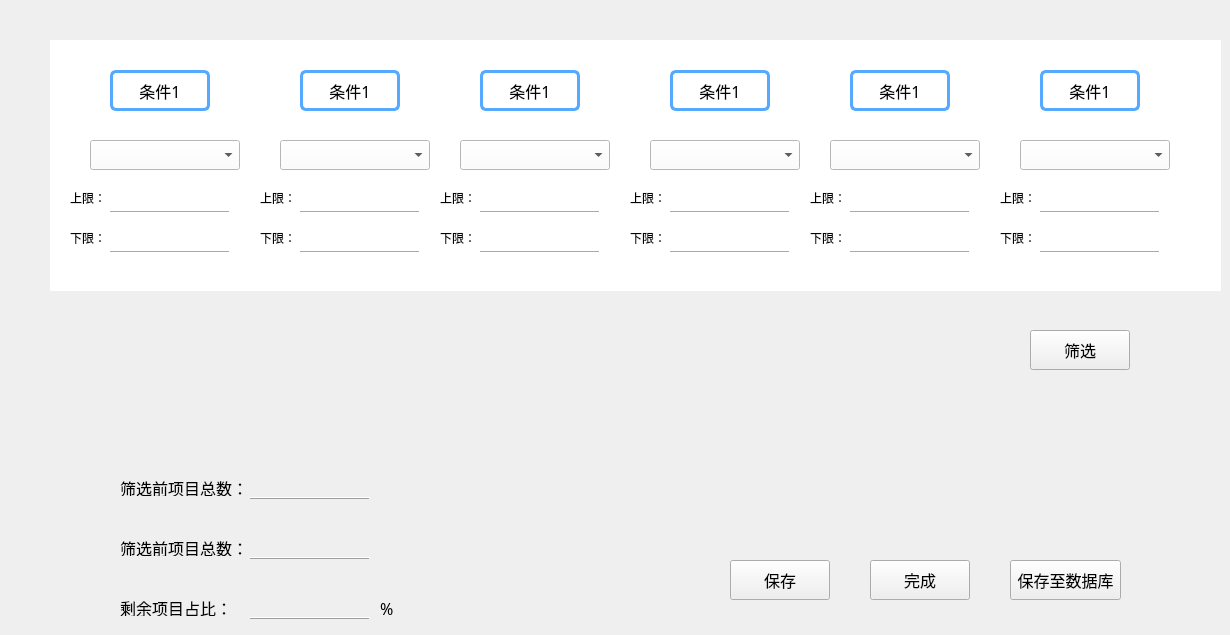
   <widget class="QWidget" name="tab_3">
    <attribute name="title">
     <string>数据筛选</string>
    </attribute>
    <widget class="QWidget" name="widget_9" native="true">
     <property name="geometry">
      <rect>
       <x>50</x>
       <y>40</y>
       <width>1171</width>
       <height>251</height>
      </rect>
     </property>
     <property name="styleSheet">
      <string notr="true">background-color: rgb(255, 255, 255);</string>
     </property>
     <widget class="QLabel" name="label_23">
      <property name="geometry">
       <rect>
        <x>60</x>
        <y>30</y>
        <width>100</width>
        <height>41</height>
       </rect>
      </property>
      <property name="font">
       <font>
        <family>黑体</family>
        <pointsize>12</pointsize>
        <weight>50</weight>
        <italic>false</italic>
        <bold>false</bold>
       </font>
      </property>
      <property name="styleSheet">
       <string notr="true">border:3px solid rgb(85, 170, 255);
font: 12pt &quot;黑体&quot;;
border-radius:6px</string>
      </property>
      <property name="text">
       <string>条件1</string>
      </property>
      <property name="alignment">
       <set>Qt::AlignCenter</set>
      </property>
     </widget>
     <widget class="QComboBox" name="comboBox">
      <property name="geometry">
       <rect>
        <x>40</x>
        <y>100</y>
        <width>150</width>
        <height>30</height>
       </rect>
      </property>
     </widget>
     <widget class="QLineEdit" name="lineEdit">
      <property name="geometry">
       <rect>
        <x>60</x>
        <y>140</y>
        <width>111</width>
        <height>20</height>
       </rect>
      </property>
      <property name="styleSheet">
       <string notr="true">background:transparent;border-width:0;border-style:outset</string>
      </property>
     </widget>
     <widget class="QLabel" name="label_4">
      <property name="geometry">
       <rect>
        <x>20</x>
        <y>150</y>
        <width>31</width>
        <height>16</height>
       </rect>
      </property>
      <property name="text">
       <string>上限：</string>
      </property>
     </widget>
     <widget class="QLabel" name="label_24">
      <property name="geometry">
       <rect>
        <x>20</x>
        <y>190</y>
        <width>31</width>
        <height>16</height>
       </rect>
      </property>
      <property name="text">
       <string>下限：</string>
      </property>
     </widget>
     <widget class="QFrame" name="frame">
      <property name="geometry">
       <rect>
        <x>60</x>
        <y>170</y>
        <width>120</width>
        <height>2</height>
       </rect>
      </property>
      <property name="frameShape">
       <enum>QFrame::HLine</enum>
      </property>
      <property name="frameShadow">
       <enum>QFrame::Raised</enum>
      </property>
     </widget>
     <widget class="QFrame" name="frame_2">
      <property name="geometry">
       <rect>
        <x>60</x>
        <y>210</y>
        <width>120</width>
        <height>2</height>
       </rect>
      </property>
      <property name="frameShape">
       <enum>QFrame::HLine</enum>
      </property>
      <property name="frameShadow">
       <enum>QFrame::Raised</enum>
      </property>
     </widget>
     <widget class="QLineEdit" name="lineEdit_2">
      <property name="geometry">
       <rect>
        <x>60</x>
        <y>180</y>
        <width>111</width>
        <height>20</height>
       </rect>
      </property>
      <property name="styleSheet">
       <string notr="true">background:transparent;border-width:0;border-style:outset</string>
      </property>
     </widget>
     <widget class="QComboBox" name="comboBox_2">
      <property name="geometry">
       <rect>
        <x>230</x>
        <y>100</y>
        <width>150</width>
        <height>30</height>
       </rect>
      </property>
     </widget>
     <widget class="QLineEdit" name="lineEdit_3">
      <property name="geometry">
       <rect>
        <x>250</x>
        <y>140</y>
        <width>111</width>
        <height>20</height>
       </rect>
      </property>
      <property name="styleSheet">
       <string notr="true">background:transparent;border-width:0;border-style:outset</string>
      </property>
     </widget>
     <widget class="QLineEdit" name="lineEdit_4">
      <property name="geometry">
       <rect>
        <x>250</x>
        <y>180</y>
        <width>111</width>
        <height>20</height>
       </rect>
      </property>
      <property name="styleSheet">
       <string notr="true">background:transparent;border-width:0;border-style:outset</string>
      </property>
     </widget>
     <widget class="QFrame" name="frame_3">
      <property name="geometry">
       <rect>
        <x>250</x>
        <y>210</y>
        <width>120</width>
        <height>2</height>
       </rect>
      </property>
      <property name="frameShape">
       <enum>QFrame::HLine</enum>
      </property>
      <property name="frameShadow">
       <enum>QFrame::Raised</enum>
      </property>
     </widget>
     <widget class="QLabel" name="label_25">
      <property name="geometry">
       <rect>
        <x>210</x>
        <y>190</y>
        <width>31</width>
        <height>16</height>
       </rect>
      </property>
      <property name="text">
       <string>下限：</string>
      </property>
     </widget>
     <widget class="QFrame" name="frame_4">
      <property name="geometry">
       <rect>
        <x>250</x>
        <y>170</y>
        <width>120</width>
        <height>2</height>
       </rect>
      </property>
      <property name="frameShape">
       <enum>QFrame::HLine</enum>
      </property>
      <property name="frameShadow">
       <enum>QFrame::Raised</enum>
      </property>
     </widget>
     <widget class="QLabel" name="label_5">
      <property name="geometry">
       <rect>
        <x>210</x>
        <y>150</y>
        <width>31</width>
        <height>16</height>
       </rect>
      </property>
      <property name="text">
       <string>上限：</string>
      </property>
     </widget>
     <widget class="QLabel" name="label_26">
      <property name="geometry">
       <rect>
        <x>250</x>
        <y>30</y>
        <width>100</width>
        <height>41</height>
       </rect>
      </property>
      <property name="font">
       <font>
        <family>黑体</family>
        <pointsize>12</pointsize>
        <weight>50</weight>
        <italic>false</italic>
        <bold>false</bold>
       </font>
      </property>
      <property name="styleSheet">
       <string notr="true">border:3px solid rgb(85, 170, 255);
font: 12pt &quot;黑体&quot;;
border-radius:6px</string>
      </property>
      <property name="text">
       <string>条件1</string>
      </property>
      <property name="alignment">
       <set>Qt::AlignCenter</set>
      </property>
     </widget>
     <widget class="QComboBox" name="comboBox_3">
      <property name="geometry">
       <rect>
        <x>410</x>
        <y>100</y>
        <width>150</width>
        <height>30</height>
       </rect>
      </property>
     </widget>
     <widget class="QLineEdit" name="lineEdit_5">
      <property name="geometry">
       <rect>
        <x>430</x>
        <y>140</y>
        <width>111</width>
        <height>20</height>
       </rect>
      </property>
      <property name="styleSheet">
       <string notr="true">background:transparent;border-width:0;border-style:outset</string>
      </property>
     </widget>
     <widget class="QLineEdit" name="lineEdit_6">
      <property name="geometry">
       <rect>
        <x>430</x>
        <y>180</y>
        <width>111</width>
        <height>20</height>
       </rect>
      </property>
      <property name="styleSheet">
       <string notr="true">background:transparent;border-width:0;border-style:outset</string>
      </property>
     </widget>
     <widget class="QFrame" name="frame_5">
      <property name="geometry">
       <rect>
        <x>430</x>
        <y>210</y>
        <width>120</width>
        <height>2</height>
       </rect>
      </property>
      <property name="frameShape">
       <enum>QFrame::HLine</enum>
      </property>
      <property name="frameShadow">
       <enum>QFrame::Raised</enum>
      </property>
     </widget>
     <widget class="QLabel" name="label_27">
      <property name="geometry">
       <rect>
        <x>390</x>
        <y>190</y>
        <width>31</width>
        <height>16</height>
       </rect>
      </property>
      <property name="text">
       <string>下限：</string>
      </property>
     </widget>
     <widget class="QFrame" name="frame_6">
      <property name="geometry">
       <rect>
        <x>430</x>
        <y>170</y>
        <width>120</width>
        <height>2</height>
       </rect>
      </property>
      <property name="frameShape">
       <enum>QFrame::HLine</enum>
      </property>
      <property name="frameShadow">
       <enum>QFrame::Raised</enum>
      </property>
     </widget>
     <widget class="QLabel" name="label_28">
      <property name="geometry">
       <rect>
        <x>390</x>
        <y>150</y>
        <width>31</width>
        <height>16</height>
       </rect>
      </property>
      <property name="text">
       <string>上限：</string>
      </property>
     </widget>
     <widget class="QLabel" name="label_29">
      <property name="geometry">
       <rect>
        <x>430</x>
        <y>30</y>
        <width>100</width>
        <height>41</height>
       </rect>
      </property>
      <property name="font">
       <font>
        <family>黑体</family>
        <pointsize>12</pointsize>
        <weight>50</weight>
        <italic>false</italic>
        <bold>false</bold>
       </font>
      </property>
      <property name="styleSheet">
       <string notr="true">border:3px solid rgb(85, 170, 255);
font: 12pt &quot;黑体&quot;;
border-radius:6px</string>
      </property>
      <property name="text">
       <string>条件1</string>
      </property>
      <property name="alignment">
       <set>Qt::AlignCenter</set>
      </property>
     </widget>
     <widget class="QComboBox" name="comboBox_4">
      <property name="geometry">
       <rect>
        <x>600</x>
        <y>100</y>
        <width>150</width>
        <height>30</height>
       </rect>
      </property>
     </widget>
     <widget class="QLineEdit" name="lineEdit_7">
      <property name="geometry">
       <rect>
        <x>620</x>
        <y>140</y>
        <width>111</width>
        <height>20</height>
       </rect>
      </property>
      <property name="styleSheet">
       <string notr="true">background:transparent;border-width:0;border-style:outset</string>
      </property>
     </widget>
     <widget class="QLineEdit" name="lineEdit_8">
      <property name="geometry">
       <rect>
        <x>620</x>
        <y>180</y>
        <width>111</width>
        <height>20</height>
       </rect>
      </property>
      <property name="styleSheet">
       <string notr="true">background:transparent;border-width:0;border-style:outset</string>
      </property>
     </widget>
     <widget class="QFrame" name="frame_7">
      <property name="geometry">
       <rect>
        <x>620</x>
        <y>210</y>
        <width>120</width>
        <height>2</height>
       </rect>
      </property>
      <property name="frameShape">
       <enum>QFrame::HLine</enum>
      </property>
      <property name="frameShadow">
       <enum>QFrame::Raised</enum>
      </property>
     </widget>
     <widget class="QLabel" name="label_30">
      <property name="geometry">
       <rect>
        <x>580</x>
        <y>190</y>
        <width>31</width>
        <height>16</height>
       </rect>
      </property>
      <property name="text">
       <string>下限：</string>
      </property>
     </widget>
     <widget class="QFrame" name="frame_8">
      <property name="geometry">
       <rect>
        <x>620</x>
        <y>170</y>
        <width>120</width>
        <height>2</height>
       </rect>
      </property>
      <property name="frameShape">
       <enum>QFrame::HLine</enum>
      </property>
      <property name="frameShadow">
       <enum>QFrame::Raised</enum>
      </property>
     </widget>
     <widget class="QLabel" name="label_31">
      <property name="geometry">
       <rect>
        <x>580</x>
        <y>150</y>
        <width>31</width>
        <height>16</height>
       </rect>
      </property>
      <property name="text">
       <string>上限：</string>
      </property>
     </widget>
     <widget class="QLabel" name="label_32">
      <property name="geometry">
       <rect>
        <x>620</x>
        <y>30</y>
        <width>100</width>
        <height>41</height>
       </rect>
      </property>
      <property name="font">
       <font>
        <family>黑体</family>
        <pointsize>12</pointsize>
        <weight>50</weight>
        <italic>false</italic>
        <bold>false</bold>
       </font>
      </property>
      <property name="styleSheet">
       <string notr="true">border:3px solid rgb(85, 170, 255);
font: 12pt &quot;黑体&quot;;
border-radius:6px</string>
      </property>
      <property name="text">
       <string>条件1</string>
      </property>
      <property name="alignment">
       <set>Qt::AlignCenter</set>
      </property>
     </widget>
     <widget class="QComboBox" name="comboBox_33">
      <property name="geometry">
       <rect>
        <x>780</x>
        <y>100</y>
        <width>150</width>
        <height>30</height>
       </rect>
      </property>
     </widget>
     <widget class="QLineEdit" name="lineEdit_9">
      <property name="geometry">
       <rect>
        <x>800</x>
        <y>140</y>
        <width>111</width>
        <height>20</height>
       </rect>
      </property>
      <property name="styleSheet">
       <string notr="true">background:transparent;border-width:0;border-style:outset</string>
      </property>
     </widget>
     <widget class="QLineEdit" name="lineEdit_10">
      <property name="geometry">
       <rect>
        <x>800</x>
        <y>180</y>
        <width>111</width>
        <height>20</height>
       </rect>
      </property>
      <property name="styleSheet">
       <string notr="true">background:transparent;border-width:0;border-style:outset</string>
      </property>
     </widget>
     <widget class="QFrame" name="frame_9">
      <property name="geometry">
       <rect>
        <x>800</x>
        <y>210</y>
        <width>120</width>
        <height>2</height>
       </rect>
      </property>
      <property name="frameShape">
       <enum>QFrame::HLine</enum>
      </property>
      <property name="frameShadow">
       <enum>QFrame::Raised</enum>
      </property>
     </widget>
     <widget class="QLabel" name="label_33">
      <property name="geometry">
       <rect>
        <x>760</x>
        <y>190</y>
        <width>31</width>
        <height>16</height>
       </rect>
      </property>
      <property name="text">
       <string>下限：</string>
      </property>
     </widget>
     <widget class="QFrame" name="frame_10">
      <property name="geometry">
       <rect>
        <x>800</x>
        <y>170</y>
        <width>120</width>
        <height>2</height>
       </rect>
      </property>
      <property name="frameShape">
       <enum>QFrame::HLine</enum>
      </property>
      <property name="frameShadow">
       <enum>QFrame::Raised</enum>
      </property>
     </widget>
     <widget class="QLabel" name="label_34">
      <property name="geometry">
       <rect>
        <x>760</x>
        <y>150</y>
        <width>31</width>
        <height>16</height>
       </rect>
      </property>
      <property name="text">
       <string>上限：</string>
      </property>
     </widget>
     <widget class="QLabel" name="label_35">
      <property name="geometry">
       <rect>
        <x>800</x>
        <y>30</y>
        <width>100</width>
        <height>41</height>
       </rect>
      </property>
      <property name="font">
       <font>
        <family>黑体</family>
        <pointsize>12</pointsize>
        <weight>50</weight>
        <italic>false</italic>
        <bold>false</bold>
       </font>
      </property>
      <property name="styleSheet">
       <string notr="true">border:3px solid rgb(85, 170, 255);
font: 12pt &quot;黑体&quot;;
border-radius:6px</string>
      </property>
      <property name="text">
       <string>条件1</string>
      </property>
      <property name="alignment">
       <set>Qt::AlignCenter</set>
      </property>
     </widget>
     <widget class="QComboBox" name="comboBox_34">
      <property name="geometry">
       <rect>
        <x>970</x>
        <y>100</y>
        <width>150</width>
        <height>30</height>
       </rect>
      </property>
     </widget>
     <widget class="QLineEdit" name="lineEdit_11">
      <property name="geometry">
       <rect>
        <x>990</x>
        <y>140</y>
        <width>111</width>
        <height>20</height>
       </rect>
      </property>
      <property name="styleSheet">
       <string notr="true">background:transparent;border-width:0;border-style:outset</string>
      </property>
     </widget>
     <widget class="QLineEdit" name="lineEdit_12">
      <property name="geometry">
       <rect>
        <x>990</x>
        <y>180</y>
        <width>111</width>
        <height>20</height>
       </rect>
      </property>
      <property name="styleSheet">
       <string notr="true">background:transparent;border-width:0;border-style:outset</string>
      </property>
     </widget>
     <widget class="QFrame" name="frame_11">
      <property name="geometry">
       <rect>
        <x>990</x>
        <y>210</y>
        <width>120</width>
        <height>2</height>
       </rect>
      </property>
      <property name="frameShape">
       <enum>QFrame::HLine</enum>
      </property>
      <property name="frameShadow">
       <enum>QFrame::Raised</enum>
      </property>
     </widget>
     <widget class="QLabel" name="label_36">
      <property name="geometry">
       <rect>
        <x>950</x>
        <y>190</y>
        <width>31</width>
        <height>16</height>
       </rect>
      </property>
      <property name="text">
       <string>下限：</string>
      </property>
     </widget>
     <widget class="QFrame" name="frame_12">
      <property name="geometry">
       <rect>
        <x>990</x>
        <y>170</y>
        <width>120</width>
        <height>2</height>
       </rect>
      </property>
      <property name="frameShape">
       <enum>QFrame::HLine</enum>
      </property>
      <property name="frameShadow">
       <enum>QFrame::Raised</enum>
      </property>
     </widget>
     <widget class="QLabel" name="label_37">
      <property name="geometry">
       <rect>
        <x>950</x>
        <y>150</y>
        <width>31</width>
        <height>16</height>
       </rect>
      </property>
      <property name="text">
       <string>上限：</string>
      </property>
     </widget>
     <widget class="QLabel" name="label_38">
      <property name="geometry">
       <rect>
        <x>990</x>
        <y>30</y>
        <width>100</width>
        <height>41</height>
       </rect>
      </property>
      <property name="font">
       <font>
        <family>黑体</family>
        <pointsize>12</pointsize>
        <weight>50</weight>
        <italic>false</italic>
        <bold>false</bold>
       </font>
      </property>
      <property name="styleSheet">
       <string notr="true">border:3px solid rgb(85, 170, 255);
font: 12pt &quot;黑体&quot;;
border-radius:6px</string>
      </property>
      <property name="text">
       <string>条件1</string>
      </property>
      <property name="alignment">
       <set>Qt::AlignCenter</set>
      </property>
     </widget>
    </widget>
    <widget class="QPushButton" name="pushButton_12">
     <property name="geometry">
      <rect>
       <x>1030</x>
       <y>330</y>
       <width>100</width>
       <height>40</height>
      </rect>
     </property>
     <property name="font">
      <font>
       <family>黑体</family>
       <pointsize>12</pointsize>
      </font>
     </property>
     <property name="text">
      <string>筛选</string>
     </property>
    </widget>
    <widget class="QPushButton" name="pushButton_13">
     <property name="geometry">
      <rect>
       <x>730</x>
       <y>560</y>
       <width>100</width>
       <height>40</height>
      </rect>
     </property>
     <property name="font">
      <font>
       <family>黑体</family>
       <pointsize>12</pointsize>
      </font>
     </property>
     <property name="text">
      <string>保存</string>
     </property>
    </widget>
    <widget class="QPushButton" name="pushButton_14">
     <property name="geometry">
      <rect>
       <x>870</x>
       <y>560</y>
       <width>100</width>
       <height>40</height>
      </rect>
     </property>
     <property name="font">
      <font>
       <family>黑体</family>
       <pointsize>12</pointsize>
      </font>
     </property>
     <property name="text">
      <string>完成</string>
     </property>
    </widget>
    <widget class="QPushButton" name="pushButton_15">
     <property name="geometry">
      <rect>
       <x>1010</x>
       <y>560</y>
       <width>111</width>
       <height>40</height>
      </rect>
     </property>
     <property name="font">
      <font>
       <family>黑体</family>
       <pointsize>12</pointsize>
      </font>
     </property>
     <property name="text">
      <string>保存至数据库</string>
     </property>
    </widget>
    <widget class="QLabel" name="label_15">
     <property name="geometry">
      <rect>
       <x>120</x>
       <y>480</y>
       <width>131</width>
       <height>16</height>
      </rect>
     </property>
     <property name="font">
      <font>
       <family>黑体</family>
       <pointsize>12</pointsize>
      </font>
     </property>
     <property name="text">
      <string>筛选前项目总数：</string>
     </property>
    </widget>
    <widget class="QLabel" name="label_20">
     <property name="geometry">
      <rect>
       <x>120</x>
       <y>540</y>
       <width>131</width>
       <height>16</height>
      </rect>
     </property>
     <property name="font">
      <font>
       <family>黑体</family>
       <pointsize>12</pointsize>
      </font>
     </property>
     <property name="text">
      <string>筛选前项目总数：</string>
     </property>
    </widget>
    <widget class="QLabel" name="label_21">
     <property name="geometry">
      <rect>
       <x>120</x>
       <y>600</y>
       <width>131</width>
       <height>16</height>
      </rect>
     </property>
     <property name="font">
      <font>
       <family>黑体</family>
       <pointsize>12</pointsize>
      </font>
     </property>
     <property name="text">
      <string>剩余项目占比：</string>
     </property>
    </widget>
    <widget class="QLabel" name="label_22">
     <property name="geometry">
      <rect>
       <x>270</x>
       <y>480</y>
       <width>54</width>
       <height>12</height>
      </rect>
     </property>
     <property name="text">
      <string/>
     </property>
    </widget>
    <widget class="QFrame" name="frame_13">
     <property name="geometry">
      <rect>
       <x>250</x>
       <y>490</y>
       <width>120</width>
       <height>16</height>
      </rect>
     </property>
     <property name="frameShape">
      <enum>QFrame::HLine</enum>
     </property>
     <property name="frameShadow">
      <enum>QFrame::Raised</enum>
     </property>
    </widget>
    <widget class="QFrame" name="frame_14">
     <property name="geometry">
      <rect>
       <x>250</x>
       <y>550</y>
       <width>120</width>
       <height>16</height>
      </rect>
     </property>
     <property name="frameShape">
      <enum>QFrame::HLine</enum>
     </property>
     <property name="frameShadow">
      <enum>QFrame::Raised</enum>
     </property>
    </widget>
    <widget class="QFrame" name="frame_15">
     <property name="geometry">
      <rect>
       <x>250</x>
       <y>610</y>
       <width>120</width>
       <height>16</height>
      </rect>
     </property>
     <property name="frameShape">
      <enum>QFrame::HLine</enum>
     </property>
     <property name="frameShadow">
      <enum>QFrame::Raised</enum>
     </property>
    </widget>
    <widget class="QLabel" name="label_39">
     <property name="geometry">
      <rect>
       <x>380</x>
       <y>600</y>
       <width>16</width>
       <height>16</height>
      </rect>
     </property>
     <property name="font">
      <font>
       <family>黑体</family>
       <pointsize>12</pointsize>
      </font>
     </property>
     <property name="text">
      <string>%</string>
     </property>
    </widget>
   </widget>
